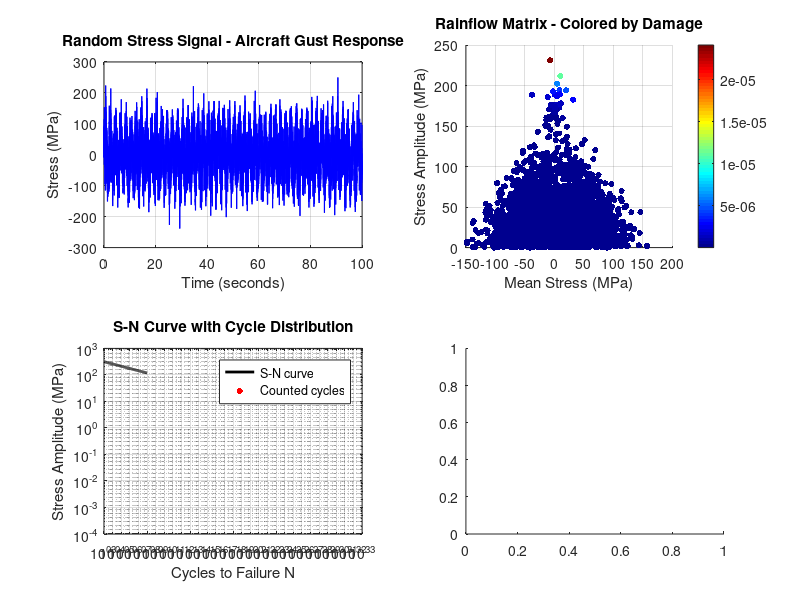

Here is the MATLAB script that generated this plot: (Note: this script raises an error after producing the figure.)
%% PROJECT 19: Fatigue Life Prediction with Rainflow Counting
% Generates random stress signal and predicts fatigue life
% Uses rainflow counting and Palmgren-Miner damage rule
% S-N curve for steel material

%--- Material Properties (Steel) ---
S_f  = 600e6;       % Fatigue strength coefficient in Pa
b    = -0.085;      % Fatigue strength exponent
E    = 200e9;       % Young's modulus in Pa
UTS  = 800e6;       % Ultimate tensile strength in Pa

%--- S-N Curve Function ---
% S = S_f * (2*N)^b  -> N = 0.5*(S/S_f)^(1/b)
cycles_to_failure = @(S) 0.5*(S/S_f).^(1/b);

%--- Generate Random Stress Signal ---
rng(42)
dt      = 0.01;         % Time step in seconds
t_end   = 100;          % Signal length in seconds
t       = 0:dt:t_end;
N_pts   = length(t);

% Realistic aircraft gust response signal
% Superposition of multiple frequency components
sigma = 50e6*sin(2*pi*0.5*t)  + ...   % Low frequency gust
        30e6*sin(2*pi*2.0*t)  + ...   % Medium frequency
        20e6*sin(2*pi*5.0*t)  + ...   % Higher frequency
        40e6*randn(1,N_pts);           % Random turbulence

% Scale to realistic stress range
sigma = sigma / max(abs(sigma)) * 250e6;   % Peak stress 250 MPa

fprintf('--- Fatigue Life Prediction ---\n')
fprintf('Material         : Steel\n')
fprintf('UTS              : %.0f MPa\n', UTS/1e6)
fprintf('Fatigue strength : %.0f MPa\n', S_f/1e6)
fprintf('Signal length    : %.0f seconds\n', t_end)
fprintf('Data points      : %d\n', N_pts)
fprintf('Peak stress      : %.1f MPa\n', max(abs(sigma))/1e6)

%--- Rainflow Counting ---
% Extract peaks and valleys first
fprintf('\nPerforming rainflow counting...\n')

% Find turning points (peaks and valleys)
d    = diff(sigma);
idx  = find(diff(sign(d)) ~= 0) + 1;
idx  = [1, idx, length(sigma)];
sig_tp = sigma(idx);       % Turning points only

% Simple rainflow counting implementation
% Based on ASTM E1049 standard
n_tp   = length(sig_tp);
stack  = [];
cycles = [];

for i = 1:n_tp
    stack = [stack, sig_tp(i)];

    % Keep extracting cycles while possible
    while length(stack) >= 3
        n_stack = length(stack);
        S1 = abs(stack(n_stack-1) - stack(n_stack-2));
        S2 = abs(stack(n_stack)   - stack(n_stack-1));

        if S2 >= S1
            % Extract cycle with range S1
            range_cycle = S1;
            mean_cycle  = (stack(n_stack-1) + stack(n_stack-2))/2;
            cycles      = [cycles; range_cycle, mean_cycle];
            % Remove middle two points
            stack(n_stack-2:n_stack-1) = [];
        else
            break
        end
    end
end

% Remaining half cycles
for i = 1:length(stack)-1
    range_cycle = abs(stack(i+1) - stack(i));
    mean_cycle  = (stack(i+1) + stack(i))/2;
    cycles      = [cycles; range_cycle/2, mean_cycle];
end

fprintf('Turning points found : %d\n', n_tp)
fprintf('Cycles extracted     : %d\n', size(cycles,1))

%--- Palmgren-Miner Damage Rule ---
% D = sum(n_i / N_fi)
% n_i = number of cycles at stress amplitude S_i
% N_fi = cycles to failure at S_i from S-N curve

stress_amplitudes = cycles(:,1)/2;     % Amplitude = range/2
mean_stresses     = cycles(:,2);

% Apply Goodman mean stress correction
% S_corrected = S_a / (1 - S_m/UTS)
S_corrected = stress_amplitudes ./ (1 - mean_stresses/UTS);
S_corrected = max(S_corrected, 0);     % No negative stress

% Cycles to failure for each cycle
N_fail = cycles_to_failure(max(S_corrected, 1e6));  % Min 1 MPa

% Damage per cycle
damage_per_cycle = 1 ./ N_fail;

% Total damage per mission profile
D_total = sum(damage_per_cycle);

% Predicted life
life_profiles = 1 / D_total;

fprintf('\n--- Damage Analysis ---\n')
fprintf('Total cycles per profile : %d\n', size(cycles,1))
fprintf('Cumulative damage D      : %.6f\n', D_total)
fprintf('Predicted life           : %.0f mission profiles\n', life_profiles)

if D_total < 1
    fprintf('Component is SAFE for one mission profile\n')
else
    fprintf('WARNING: Component FAILS within one mission profile\n')
end

%--- Plot ---
figure;

%--- Stress Signal ---
subplot(2,2,1)
plot(t, sigma/1e6, 'b-', 'LineWidth', 0.8)
xlabel('Time (seconds)')
ylabel('Stress (MPa)')
title('Random Stress Signal - Aircraft Gust Response')
grid on

%--- Rainflow Matrix ---
subplot(2,2,2)
scatter(mean_stresses/1e6, stress_amplitudes/1e6, ...
        20, damage_per_cycle, 'filled')
colorbar
colormap('jet')
xlabel('Mean Stress (MPa)')
ylabel('Stress Amplitude (MPa)')
title('Rainflow Matrix - Colored by Damage')
grid on

%--- S-N Curve ---
subplot(2,2,3)
N_plot = logspace(3, 8, 500);
S_plot = S_f * (2*N_plot).^b;
loglog(N_plot, S_plot/1e6, 'k-', 'LineWidth', 2)
hold on
scatter(N_fail, stress_amplitudes/1e6, 20, 'r', 'filled')
xlabel('Cycles to Failure N')
ylabel('Stress Amplitude (MPa)')
title('S-N Curve with Cycle Distribution')
legend({'S-N curve','Counted cycles'}, 'Location', 'best')
grid on
hold off

%--- Damage Histogram ---
subplot(2,2,4)
[counts, edges] = histcounts(stress_amplitudes/1e6, 20);
bar(edges(1:end-1), counts, 'FaceColor', 'b', 'EdgeColor', 'none')
xlabel('Stress Amplitude (MPa)')
ylabel('Cycle Count')
title('Stress Amplitude Distribution')
grid on

sgtitle(sprintf('Fatigue Life: %.0f Mission Profiles | D = %.4f', ...
                 life_profiles, D_total))

saveas(gcf, 'fatigue_rainflow.png')
